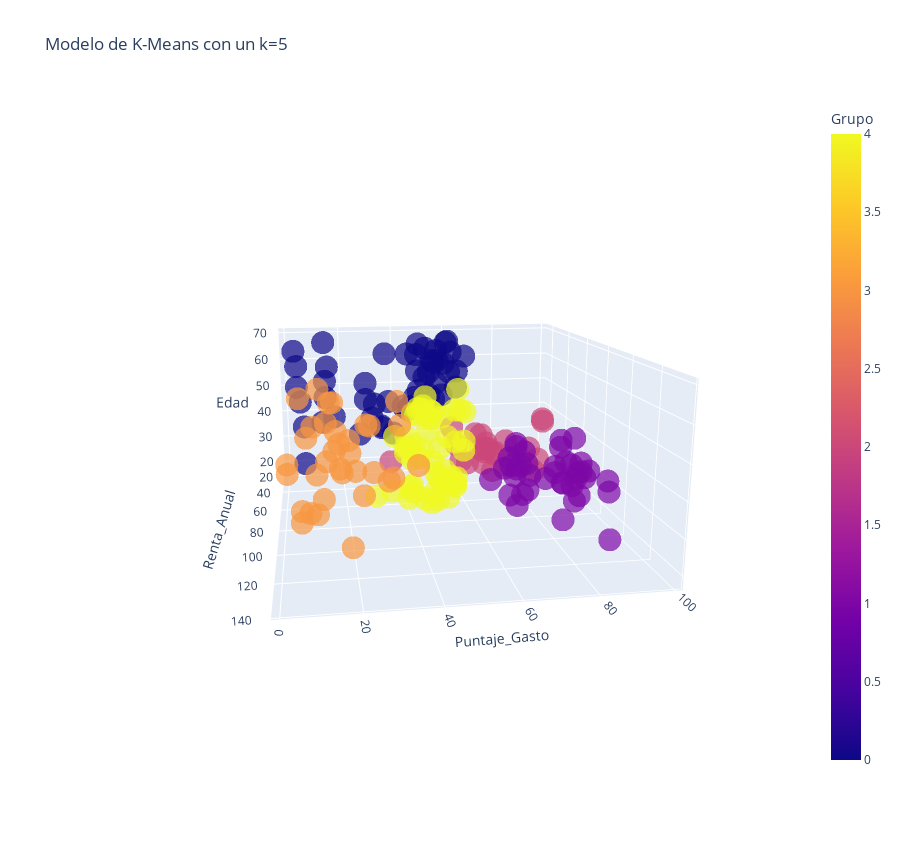

Write notebook code for a chart like this one.
### Code cell
Grafica_3D = px.scatter_3d(
    Datos, 
    x='Renta_Anual', 
    y='Puntaje_Gasto', 
    z='Edad', 
    color='Grupo', 
    symbol_map={0: 'circle', 1: 'circle', 2: 'circle', 4: 'circle', 5: 'circle'},  
    opacity=0.7, 
    width=900, 
    height=850, 
    title='Modelo de K-Means con un k=5',  
    labels={'label': 'Cluster'},  
    color_discrete_map={'0': 'red', '1': 'green', '2': 'blue', '3': 'yellow', '4': 'orange'},  
)

Grafica_3D.update_layout(showlegend=False)  

Grafica_3D.show()

### Figure 1 — Plotly figure (JSON) as saved in the notebook; plotly's stock layout.template omitted (floating-point values rounded to 4 significant figures; data arrays with more than 128 entries replaced by an {"elided": "..."} marker saying what was removed)
{"data": [{"hovertemplate": "Renta_Anual=%{x}<br>Puntaje_Gasto=%{y}<br>Edad=%{z}<br>Grupo=%{marker.color}<extra></extra>", "legendgroup": "", "marker": {"color": {"elided": "200 int values"}, "coloraxis": "coloraxis", "opacity": 0.7, "symbol": "circle"}, "mode": "markers", "name": "", "scene": "scene", "showlegend": false, "type": "scatter3d", "x": {"elided": "200 int values"}, "y": {"elided": "200 int values"}, "z": {"elided": "200 int values"}}], "layout": {"coloraxis": {"colorbar": {"title": {"text": "Grupo"}}, "colorscale": [[0, "#0d0887"], [0.1111, "#46039f"], [0.2222, "#7201a8"], [0.3333, "#9c179e"], [0.4444, "#bd3786"], [0.5556, "#d8576b"], [0.6667, "#ed7953"], [0.7778, "#fb9f3a"], [0.8889, "#fdca26"], [1, "#f0f921"]]}, "height": 850, "legend": {"tracegroupgap": 0}, "scene": {"aspectmode": "auto", "aspectratio": {"x": 1.429, "y": 1.148, "z": 0.6093}, "camera": {"center": {"x": 0, "y": 0, "z": 0}, "eye": {"x": 2.707, "y": -0.4417, "z": 0.6699}, "projection": {"type": "perspective"}, "up": {"x": 0, "y": 0, "z": 1}}, "domain": {"x": [0, 1], "y": [0, 1]}, "xaxis": {"title": {"text": "Renta_Anual"}, "type": "linear"}, "yaxis": {"title": {"text": "Puntaje_Gasto"}, "type": "linear"}, "zaxis": {"title": {"text": "Edad"}, "type": "linear"}}, "showlegend": false, "title": {"text": "Modelo de K-Means con un k=5"}, "width": 900}}
